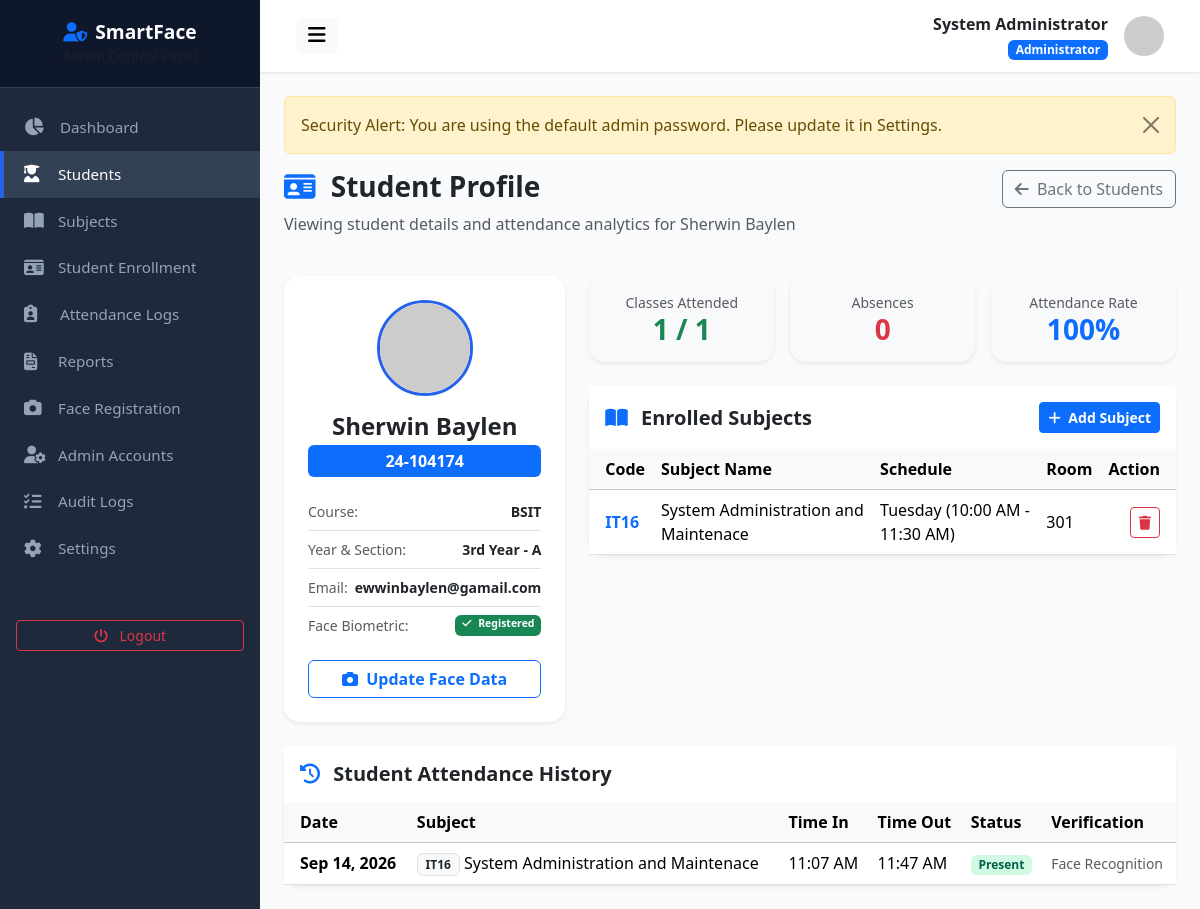
Page /admin/student_view.php?id=5 (signed in) on the committed database.
### tables this page shows
CREATE TABLE `users` (
  `id` int(11) NOT NULL AUTO_INCREMENT,
  `student_id` varchar(50) DEFAULT NULL,
  `first_name` varchar(100) NOT NULL,
  `middle_name` varchar(100) DEFAULT NULL,
  `last_name` varchar(100) NOT NULL,
  `email` varchar(150) NOT NULL,
  `username` varchar(100) NOT NULL,
  `password` varchar(255) NOT NULL,
  `role` enum('admin','student') NOT NULL DEFAULT 'student',
  `course` varchar(100) DEFAULT NULL,
  `year_level` varchar(20) DEFAULT NULL,
  `section` varchar(50) DEFAULT NULL,
  `contact_number` varchar(30) DEFAULT NULL,
  `profile_picture` varchar(255) DEFAULT 'default_avatar.png',
  `face_registered` tinyint(1) DEFAULT 0,
  `must_change_password` tinyint(1) DEFAULT 0,
  `status` enum('active','inactive') NOT NULL DEFAULT 'active',
  `created_at` datetime DEFAULT current_timestamp(),
  `updated_at` datetime DEFAULT current_timestamp() ON UPDATE current_timestamp(),
  PRIMARY KEY (`id`),
  UNIQUE KEY `email` (`email`),
  UNIQUE KEY `username` (`username`)
);

CREATE TABLE `student_subjects` (
  `id` int(11) NOT NULL AUTO_INCREMENT,
  `student_id` int(11) NOT NULL,
  `subject_id` int(11) NOT NULL,
  `enrollment_status` enum('enrolled','dropped') DEFAULT 'enrolled',
  `created_at` datetime DEFAULT current_timestamp(),
  PRIMARY KEY (`id`),
  UNIQUE KEY `unique_student_subject` (`student_id`,`subject_id`),
  KEY `subject_id` (`subject_id`),
  CONSTRAINT `student_subjects_ibfk_1` FOREIGN KEY (`student_id`) REFERENCES `students` (`id`) ON DELETE CASCADE,
  CONSTRAINT `student_subjects_ibfk_2` FOREIGN KEY (`subject_id`) REFERENCES `subjects` (`id`) ON DELETE CASCADE
);

CREATE TABLE `subjects` (
  `id` int(11) NOT NULL AUTO_INCREMENT,
  `subject_code` varchar(30) NOT NULL,
  `subject_name` varchar(150) NOT NULL,
  `description` text DEFAULT NULL,
  `instructor` varchar(150) NOT NULL,
  `room` varchar(50) NOT NULL,
  `day` varchar(50) NOT NULL,
  `start_time` time NOT NULL,
  `end_time` time NOT NULL,
  `semester` varchar(20) NOT NULL DEFAULT '1st Semester',
  `school_year` varchar(30) NOT NULL DEFAULT '2026-2027',
  `status` enum('active','inactive') DEFAULT 'active',
  `created_at` datetime DEFAULT current_timestamp(),
  PRIMARY KEY (`id`),
  UNIQUE KEY `subject_code` (`subject_code`)
);

CREATE TABLE `attendance` (
  `id` int(11) NOT NULL AUTO_INCREMENT,
  `student_id` int(11) NOT NULL,
  `subject_id` int(11) NOT NULL,
  `attendance_date` date NOT NULL,
  `time_in` time NOT NULL,
  `time_out` time DEFAULT NULL,
  `signout_status` enum('none','pending','approved','rejected') NOT NULL DEFAULT 'none',
  `signout_reason` varchar(255) DEFAULT NULL,
  `status` enum('Present','Late','Absent','Excused','Incomplete') NOT NULL DEFAULT 'Present',
  `verification_method` varchar(50) DEFAULT 'Face Recognition',
  `remarks` text DEFAULT NULL,
  `created_at` datetime DEFAULT current_timestamp(),
  `updated_at` datetime DEFAULT current_timestamp() ON UPDATE current_timestamp(),
  PRIMARY KEY (`id`),
  UNIQUE KEY `unique_student_subject_date` (`student_id`,`subject_id`,`attendance_date`),
  KEY `subject_id` (`subject_id`),
  CONSTRAINT `attendance_ibfk_1` FOREIGN KEY (`student_id`) REFERENCES `students` (`id`) ON DELETE CASCADE,
  CONSTRAINT `attendance_ibfk_2` FOREIGN KEY (`subject_id`) REFERENCES `subjects` (`id`) ON DELETE CASCADE
);

### admin/student_view.php (the view, shortened to what this page needs)
<?php
include __DIR__ . '/header.php';
$studentDbId = intval($_GET['id'] ?? 0);
$stmt = $db->prepare("SELECT u.*, s.id as student_db_id, s.face_registered, s.face_data
                    FROM students s
                    JOIN users u ON s.user_id = u.id
                    WHERE s.id = ?");
$stmt->execute([$studentDbId]);
$student = $stmt->fetch();
$stmt = $db->prepare("SELECT
    COUNT(*) as total_classes,
    SUM(CASE WHEN status = 'Present' THEN 1 ELSE 0 END) as present_count,
    SUM(CASE WHEN status = 'Late' THEN 1 ELSE 0 END) as late_count,
    SUM(CASE WHEN status = 'Absent' THEN 1 ELSE 0 END) as absent_count
    FROM attendance WHERE student_id = ?");
$stmt->execute([$studentDbId]);
$attStats = $stmt->fetch();
$tot = intval($attStats['total_classes']);
$pres = intval($attStats['present_count']);
$late = intval($attStats['late_count']);
$abs = intval($attStats['absent_count']);
$attRate = $tot > 0 ? round((($pres + $late) / $tot) * 100, 1) : 100;
$stmt = $db->prepare("SELECT s.*, ss.id as enrollment_id FROM subjects s JOIN student_subjects ss ON s.id = ss.subject_id WHERE ss.student_id = ? AND ss.enrollment_status = 'enrolled' ORDER BY s.subject_code ASC");
$stmt->execute([$studentDbId]);
$enrolledSubjects = $stmt->fetchAll();
$stmt = $db->prepare("SELECT a.*, s.subject_code, s.subject_name FROM attendance a JOIN subjects s ON a.subject_id = s.id WHERE a.student_id = ? ORDER BY a.attendance_date DESC, a.time_in DESC");
$stmt->execute([$studentDbId]);
$attLogs = $stmt->fetchAll();
?>
<div class="row mb-4">
    <div class="col-md-8">
        <h3 class="fw-bold text-dark"><i class="fa-solid fa-id-card text-primary me-2"></i> Student Profile</h3>
        <p class="text-muted">Viewing student details and attendance analytics for <?= htmlspecialchars($student['first_name'] . ' ' . $student['last_name']) ?></p>
    </div>
    <div class="col-md-4 text-md-end">
        <a href="<?= baseUrl('admin/students.php') ?>" class="btn btn-outline-secondary font-weight-bold">
            <i class="fa-solid fa-arrow-left me-1"></i> Back to Students
        </a>
    </div>
</div>
<div class="row g-4 mb-4">
    <div class="col-md-4">
        <div class="card border-0 shadow-sm rounded-4 text-center p-4">
            <img src="<?= baseUrl('uploads/profiles/' . ($student['profile_picture'] ?? 'default_avatar.png')) ?>" alt="Avatar" class="avatar-lg mx-auto mb-3" onerror="this.src='https://ui-avatars.com/api/?name=<?= urlencode($student['first_name']) ?>&background=0D8ABC&color=fff'">
            <h4 class="fw-bold mb-1"><?= htmlspecialchars($student['first_name'] . ' ' . $student['last_name']) ?></h4>
            <span class="badge bg-primary fs-6 px-3 py-2 mb-3"><?= htmlspecialchars($student['student_id']) ?></span>
            <ul class="list-group list-group-flush text-start small mb-3">
                <li class="list-group-item d-flex justify-content-between px-0">
                    <span class="text-muted">Course:</span>
                    <span class="fw-bold"><?= htmlspecialchars($student['course']) ?></span>
                </li>
                <li class="list-group-item d-flex justify-content-between px-0">
                    <span class="text-muted">Year & Section:</span>
                    <span class="fw-bold"><?= htmlspecialchars($student['year_level']) ?> - <?= htmlspecialchars($student['section']) ?></span>
                </li>
                <li class="list-group-item d-flex justify-content-between px-0">
                    <span class="text-muted">Email:</span>
                    <span class="fw-bold"><?= htmlspecialchars($student['email']) ?></span>
                </li>
                <li class="list-group-item d-flex justify-content-between px-0">
                    <span class="text-muted">Face Biometric:</span>
                    <?php if ($student['face_registered']): ?>
                        <span class="badge bg-success"><i class="fa-solid fa-check me-1"></i> Registered</span>
                    <?php else: ?>
                        <span class="badge bg-warning text-dark"><i class="fa-solid fa-triangle-exclamation me-1"></i> Not Registered</span>
                    <?php endif; ?>
                </li>
            </ul>
            <a href="<?= baseUrl('admin/face_registration.php?student_id=' . $student['student_db_id']) ?>" class="btn btn-outline-primary w-100 fw-bold">
                <i class="fa-solid fa-camera me-1"></i> <?= $student['face_registered'] ? 'Update Face Data' : 'Register Face Data' ?>
            </a>
        </div>
    </div>
    <div class="col-md-8">
        <div class="row g-3 mb-4">
            <div class="col-4">
                <div class="card border-0 shadow-sm rounded-4 p-3 text-center bg-light">
                    <div class="text-muted small">Classes Attended</div>
                    <h3 class="fw-bold text-success mb-0"><?= $pres + $late ?> / <?= $tot ?></h3>
                </div>
            </div>
            <div class="col-4">
                <div class="card border-0 shadow-sm rounded-4 p-3 text-center bg-light">
                    <div class="text-muted small">Absences</div>
                    <h3 class="fw-bold text-danger mb-0"><?= $abs ?></h3>
                </div>
            </div>
            <div class="col-4">
                <div class="card border-0 shadow-sm rounded-4 p-3 text-center bg-light">
                    <div class="text-muted small">Attendance Rate</div>
                    <h3 class="fw-bold text-primary mb-0"><?= $attRate ?>%</h3>
                </div>
            </div>
        </div>
        <div class="card border-0 shadow-sm rounded-4 mb-4">
            <div class="card-header bg-white border-0 py-3 d-flex align-items-center justify-content-between">
                <h5 class="fw-bold mb-0 text-dark"><i class="fa-solid fa-book-open text-primary me-2"></i> Enrolled Subjects</h5>
                <button type="button" class="btn btn-sm btn-primary fw-bold" data-bs-toggle="modal" data-bs-target="#addSubjectModal">
                    <i class="fa-solid fa-plus me-1"></i> Add Subject
                </button>
            </div>
            <div class="card-body p-0">
                <div class="table-responsive">
                    <table class="table table-hover align-middle mb-0">
                        <thead class="table-light">
                            <tr>
                                <th class="ps-3">Code</th>
                                <th>Subject Name</th>
                                <th>Schedule</th>
                                <th>Room</th>
                                <th class="text-end pe-3">Action</th>
                            </tr>
                        </thead>
                        <tbody>
                            <?php if (empty($enrolledSubjects)): ?>
                                <tr><td colspan="5" class="text-center py-3 text-muted">No enrolled subjects. Click "+ Add Subject" to assign a subject.</td></tr>
                            <?php else: ?>
                                <?php foreach ($enrolledSubjects as $es): ?>
                                    <tr>
                                        <td class="ps-3 fw-bold text-primary"><?= htmlspecialchars($es['subject_code']) ?></td>
                                        <td><?= htmlspecialchars($es['subject_name']) ?></td>
                                        <td><?= htmlspecialchars($es['day']) ?> (<?= date('h:i A', strtotime($es['start_time'])) ?> - <?= date('h:i A', strtotime($es['end_time'])) ?>)</td>
                                        <td><?= htmlspecialchars($es['room']) ?></td>
                                        <td class="text-end pe-3">
                                            <a href="?id=<?= $studentDbId ?>&drop_enrollment_id=<?= $es['enrollment_id'] ?>" class="btn btn-sm btn-outline-danger" title="Remove Subject" onclick="return confirm('Remove student from <?= htmlspecialchars($es['subject_code']) ?>?')">
                                                <i class="fa-solid fa-trash"></i>
                                            </a>
                                        </td>
                                    </tr>
                                <?php endforeach; ?>
                            <?php endif; ?>
                        </tbody>
                    </table>
                </div>
            </div>
        </div>
    </div>
</div>
<div class="card border-0 shadow-sm rounded-4">
    <div class="card-header bg-white border-0 py-3">
        <h5 class="fw-bold mb-0 text-dark"><i class="fa-solid fa-clock-rotate-left text-primary me-2"></i> Student Attendance History</h5>
    </div>
    <div class="card-body p-0">
        <div class="table-responsive">
            <table class="table table-hover align-middle mb-0">
                <thead class="table-light">
                    <tr>
                        <th class="ps-3">Date</th>
                        <th>Subject</th>
                        <th>Time In</th>
                        <th>Time Out</th>
                        <th>Status</th>
                        <th>Verification</th>
                    </tr>
                </thead>
                <tbody>
                    <?php if (empty($attLogs)): ?>
                        <tr><td colspan="6" class="text-center py-4 text-muted">No attendance logs available.</td></tr>
                    <?php else: ?>
                        <?php foreach ($attLogs as $log): ?>
                            <tr>
                                <td class="ps-3 fw-semibold"><?= date('M d, Y', strtotime($log['attendance_date'])) ?></td>
                                <td><span class="badge bg-light text-dark border"><?= htmlspecialchars($log['subject_code']) ?></span> <?= htmlspecialchars($log['subject_name']) ?></td>
                                <td><?= date('h:i A', strtotime($log['time_in'])) ?></td>
                                <td><?= $log['time_out'] ? date('h:i A', strtotime($log['time_out'])) : 'Active' ?></td>
                                <td>
                                    <span class="badge <?= $log['status'] === 'Present' ? 'badge-present' : ($log['status'] === 'Late' ? 'badge-late' : 'badge-absent') ?>">
                                        <?= htmlspecialchars($log['status']) ?>
                                    </span>
                                </td>
                                <td><small class="text-muted"><?= htmlspecialchars($log['verification_method']) ?></small></td>
                            </tr>
                        <?php endforeach; ?>
                    <?php endif; ?>
                </tbody>
            </table>
        </div>
    </div>
</div>
<?php include __DIR__ . '/footer.php'; ?>

### admin/header.php (shortened to what this page needs)
<?php
require_once __DIR__ . '/../config/config.php';
$db = getDB();
$stmt = $db->prepare("SELECT * FROM users WHERE id = ?");
$stmt->execute([$_SESSION['user_id']]);
$adminUser = $stmt->fetch();
?>
<!DOCTYPE html>
<html lang="en">
<head>
    <link href="https://cdn.jsdelivr.net/npm/bootstrap@5.3.2/dist/css/bootstrap.min.css" rel="stylesheet">
    <link href="https://cdnjs.cloudflare.com/ajax/libs/font-awesome/6.4.0/css/all.min.css" rel="stylesheet">
    <link href="<?= baseUrl('assets/css/style.css') ?>" rel="stylesheet">
</head>
<body>
<div class="wrapper">
    <?php include __DIR__ . '/sidebar.php'; ?>
    <div id="content">
        <nav class="navbar navbar-expand-lg top-navbar">
            <div class="container-fluid">
                <button type="button" id="sidebarCollapse" class="btn btn-light border-0">
                    <i class="fa-solid fa-bars fs-5"></i>
                </button>
                <div class="d-flex align-items-center ms-auto">
                    <div class="me-3 text-end d-none d-md-block">
                        <div class="fw-bold text-dark"><?= htmlspecialchars($adminUser['first_name'] . ' ' . $adminUser['last_name']) ?></div>
                        <small class="badge bg-primary">Administrator</small>
                    </div>
                    <img src="https://ui-avatars.com/api/?name=<?= urlencode($adminUser['first_name'] . ' ' . $adminUser['last_name']) ?>&background=1E293B&color=fff" alt="Avatar" class="avatar-sm">
                </div>
            </div>
        </nav>
        <div class="main-content">

### rows in the picture
users: first_name+last_name "System Administrator"
users: first_name+last_name "Sherwin Baylen", student "24-104174", course "BSIT", year_level "3rd Year", section "A", email "ewwinbaylen@gamail.com"
student_subjects: subject.subject_code "IT16", subject.subject_name "System Administration and Maintenace", subject.day "Tuesday", subject.start_time "10:00 AM", subject.end_time "11:30 AM", subject.room "301"
attendance: attendance_date "Sep 14, 2026", subject.subject_code "IT16", subject.subject_name "System Administration and Maintenace", time_in "11:07 AM", time_out "11:47 AM", status "Present", verification_method "Face Recognition"

### other values in the picture
$flash['message'] "Security Alert: You are using the default admin password. Please update it in Settings."
$pres + $late "1"
$tot "1"
$abs "0"
$attRate "100"
